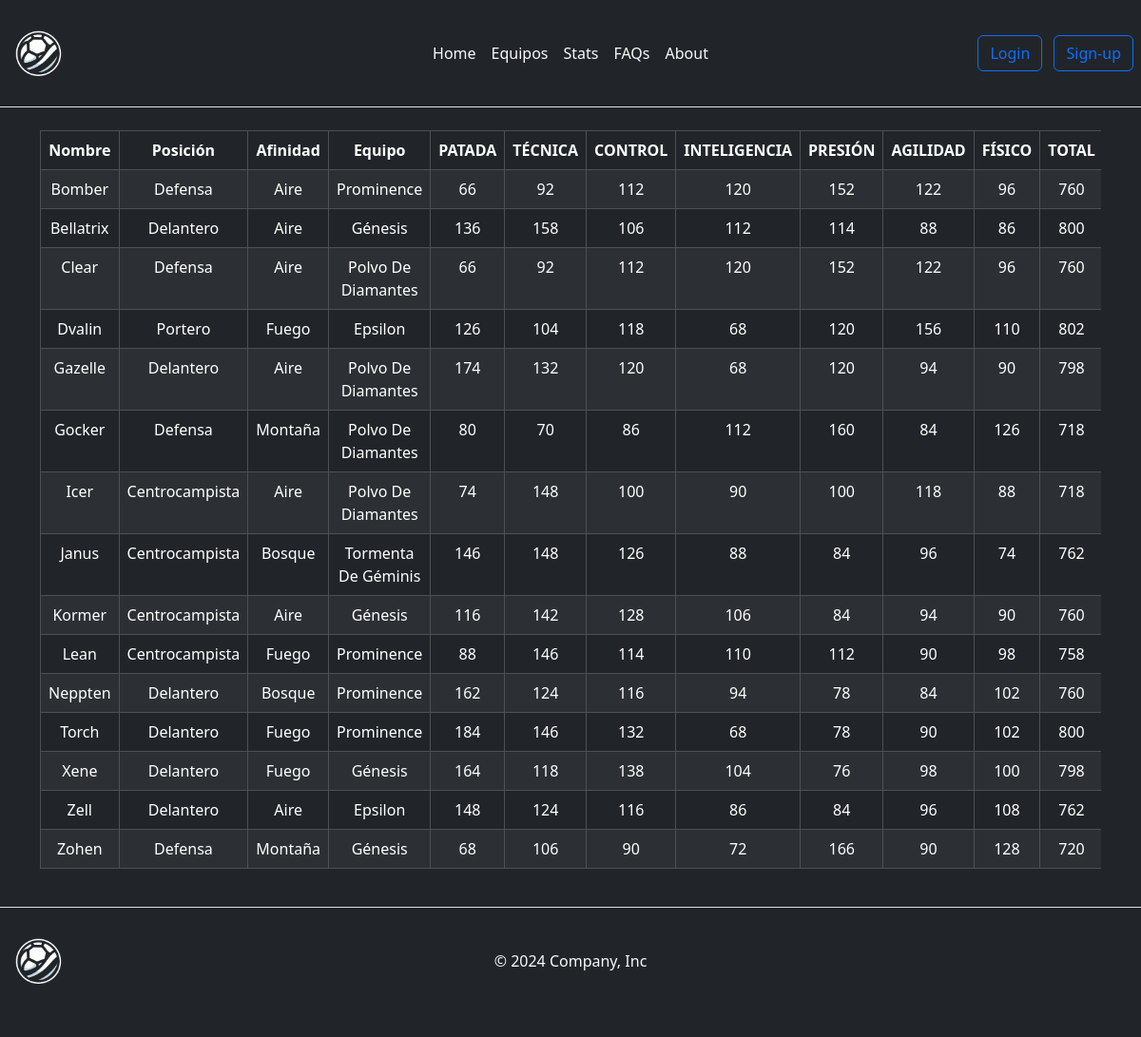
The page /paginas/Stats.php on the database its author committed.
### tables this page shows
create table jugadores(
	id int primary key auto_increment,
    Nombre varchar(35),
    Posición enum("Delantero","Centrocampista","Defensa","Portero"),
    Afinidad enum("Aire","Fuego","Bosque","Montaña"),
    Equipo varchar(25),
    PATADA	tinyint unsigned,
    TÉCNICA	tinyint unsigned,
    CONTROL	tinyint unsigned, 
    INTELIGENCIA tinyint unsigned, 
    PRESIÓN	tinyint unsigned, 
    AGILIDAD tinyint unsigned,	
    FÍSICO tinyint unsigned,
    TOTAL int unsigned
);

### paginas/Stats.php (the view)
<?php include("../include/index.inc.php") ?>
<?php headHTML(); ?>
<body class="bg-dark">
    <?php headerHTML();
    $mysql = new mysqli("localhost", "root", "", "", 3307);
    $mysql->select_db("inazuma");
    $consulta = "SELECT * FROM jugadores";
    $tabla_equipos = $mysql->query($consulta);
    ?>
    <main>
        <div class="container d-flex justify-content-center">
            <div class="table-responsive">
                <table class="table table-dark table-striped table-bordered text-center rounded">
                    <thead>
                        <tr>
                            <th scope="col">Nombre</th>
                            <th scope="col">Posición</th>
                            <th scope="col">Afinidad</th>
                            <th scope="col">Equipo</th>
                            <th scope="col">PATADA</th>
                            <th scope="col">TÉCNICA</th>
                            <th scope="col">CONTROL</th>
                            <th scope="col">INTELIGENCIA</th>
                            <th scope="col">PRESIÓN</th>
                            <th scope="col">AGILIDAD</th>
                            <th scope="col">FÍSICO</th>
                            <th scope="col">TOTAL</th>
                        </tr>
                    </thead>
                    <tbody>
                        <?php
                            while ($registro = $tabla_equipos->fetch_assoc()) {
                                echo "<tr>";
                                echo "<td>" . $registro["Nombre"] . "</td>";
                                echo "<td>" . $registro["Posición"] . "</td>";
                                echo "<td>" . $registro["Afinidad"] . "</td>";
                                echo "<td>" . $registro["Equipo"] . "</td>";
                                echo "<td>" . $registro["PATADA"] . "</td>";
                                echo "<td>" . $registro["TÉCNICA"] . "</td>";
                                echo "<td>" . $registro["CONTROL"] . "</td>";
                                echo "<td>" . $registro["INTELIGENCIA"] . "</td>";
                                echo "<td>" . $registro["PRESIÓN"] . "</td>";
                                echo "<td>" . $registro["AGILIDAD"] . "</td>";
                                echo "<td>" . $registro["FÍSICO"] . "</td>";
                                echo "<td>" . $registro["TOTAL"] . "</td>";
                            echo "</tr>";
                        }
                        ?>
                    </tbody>
                </table>
            </div>
        </div>
    </main>
    <?php footerHTML(); ?>
</body>
</html>

### include/index.inc.php (shortened to what this page needs)
<?php function headHTML()
{ ?>
  <!DOCTYPE html>
  <html lang="en">
  <head>
    <link href="https://cdn.jsdelivr.net/npm/bootstrap@5.3.2/dist/css/bootstrap.min.css" rel="stylesheet">
    <link rel="stylesheet" href="CSS/style.css">
  </head>
<?php } ?>
<?php function headerHTML()
{ ?>
  <header class="d-flex flex-wrap align-items-center justify-content-center justify-content-md-between py-3 mb-4 border-bottom">
    <a href="#" class="d-flex align-items-center col-md-3 mb-2 mb-md-0">
      <img src="/Imagenes/logo.png" alt="Logo" width="80" height="80">
    </a>
    <ul class="nav col-12 col-md-auto mb-2 justify-content-center mb-md-0">
      <li><a href="/index.php" class="nav-link px-2 link-light">Home</a></li>
      <li><a href="/paginas/equipos.php" class="nav-link px-2 link-light">Equipos</a></li>
      <li><a href="/paginas/Stats.php" class="nav-link px-2 link-light">Stats</a></li>
      <li><a href="#" class="nav-link px-2 link-light">FAQs</a></li>
      <li><a href="#" class="nav-link px-2 link-light">About</a></li>
    </ul>
    <div class="col-md-3 text-end">
      <a href="/paginas/login.php" class="btn btn-outline-primary me-2">Login</a>
      <a href="/paginas/signup.php" class="btn btn-outline-primary me-2">Sign-up</a>
    </div>
  </header>
<?php } ?>
<?php function footerHTML()
{ ?>
  <footer class="d-flex flex-wrap justify-content-between align-items-center py-3 my-4 border-top">
    <div class="col-md-4 d-flex align-items-center">
      <a href="/" class="d-flex align-items-center col-md-3 mb-2 mb-md-0">
        <img src="/Imagenes/logo.png" alt="Logo" width="80" height="80">
      </a>
    </div>
    <div class="text-center">
      <span class="mb-3 mb-md-0 text-light">© 2024 Company, Inc</span>
    </div>
    <ul class="nav col-md-4 justify-content-end list-unstyled d-flex">
      <li class="ms-3"><a class="text-body-secondary" href="#"><svg class="bi" width="24" height="24">
            <use xlink:href="#twitter"></use>
          </svg></a></li>
      <li class="ms-3"><a class="text-body-secondary" href="#"><svg class="bi" width="24" height="24">
            <use xlink:href="#instagram"></use>
          </svg></a></li>
      <li class="ms-3"><a class="text-body-secondary" href="#" action="tabla.php"><svg class="bi" width="24" height="24">
            <use xlink:href="#facebook"></use>
          </svg></a></li>
    </ul>
  </footer>
<?php } ?>

### rows shown on the page
jugadores: Nombre "Bomber", Posición "Defensa", Afinidad "Aire", Equipo "Prominence", PATADA "66", TÉCNICA "92", CONTROL "112", INTELIGENCIA "120", PRESIÓN "152", AGILIDAD "122", FÍSICO "96", TOTAL "760"
jugadores: Nombre "Bellatrix", Posición "Delantero", Afinidad "Aire", Equipo "Génesis", PATADA "136", TÉCNICA "158", CONTROL "106", INTELIGENCIA "112", PRESIÓN "114", AGILIDAD "88", FÍSICO "86", TOTAL "800"
jugadores: Nombre "Clear", Posición "Defensa", Afinidad "Aire", Equipo "Polvo De Diamantes", PATADA "66", TÉCNICA "92", CONTROL "112", INTELIGENCIA "120", PRESIÓN "152", AGILIDAD "122", FÍSICO "96", TOTAL "760"
jugadores: Nombre "Dvalin", Posición "Portero", Afinidad "Fuego", Equipo "Epsilon", PATADA "126", TÉCNICA "104", CONTROL "118", INTELIGENCIA "68", PRESIÓN "120", AGILIDAD "156", FÍSICO "110", TOTAL "802"
jugadores: Nombre "Gazelle", Posición "Delantero", Afinidad "Aire", Equipo "Polvo De Diamantes", PATADA "174", TÉCNICA "132", CONTROL "120", INTELIGENCIA "68", PRESIÓN "120", AGILIDAD "94", FÍSICO "90", TOTAL "798"
jugadores: Nombre "Gocker", Posición "Defensa", Afinidad "Montaña", Equipo "Polvo De Diamantes", PATADA "80", TÉCNICA "70", CONTROL "86", INTELIGENCIA "112", PRESIÓN "160", AGILIDAD "84", FÍSICO "126", TOTAL "718"
jugadores: Nombre "Icer", Posición "Centrocampista", Afinidad "Aire", Equipo "Polvo De Diamantes", PATADA "74", TÉCNICA "148", CONTROL "100", INTELIGENCIA "90", PRESIÓN "100", AGILIDAD "118", FÍSICO "88", TOTAL "718"
jugadores: Nombre "Janus", Posición "Centrocampista", Afinidad "Bosque", Equipo "Tormenta De Géminis", PATADA "146", TÉCNICA "148", CONTROL "126", INTELIGENCIA "88", PRESIÓN "84", AGILIDAD "96", FÍSICO "74", TOTAL "762"
jugadores: Nombre "Kormer", Posición "Centrocampista", Afinidad "Aire", Equipo "Génesis", PATADA "116", TÉCNICA "142", CONTROL "128", INTELIGENCIA "106", PRESIÓN "84", AGILIDAD "94", FÍSICO "90", TOTAL "760"
jugadores: Nombre "Lean", Posición "Centrocampista", Afinidad "Fuego", Equipo "Prominence", PATADA "88", TÉCNICA "146", CONTROL "114", INTELIGENCIA "110", PRESIÓN "112", AGILIDAD "90", FÍSICO "98", TOTAL "758"
jugadores: Nombre "Neppten", Posición "Delantero", Afinidad "Bosque", Equipo "Prominence", PATADA "162", TÉCNICA "124", CONTROL "116", INTELIGENCIA "94", PRESIÓN "78", AGILIDAD "84", FÍSICO "102", TOTAL "760"
jugadores: Nombre "Torch", Posición "Delantero", Afinidad "Fuego", Equipo "Prominence", PATADA "184", TÉCNICA "146", CONTROL "132", INTELIGENCIA "68", PRESIÓN "78", AGILIDAD "90", FÍSICO "102", TOTAL "800"
jugadores: Nombre "Xene", Posición "Delantero", Afinidad "Fuego", Equipo "Génesis", PATADA "164", TÉCNICA "118", CONTROL "138", INTELIGENCIA "104", PRESIÓN "76", AGILIDAD "98", FÍSICO "100", TOTAL "798"
jugadores: Nombre "Zell", Posición "Delantero", Afinidad "Aire", Equipo "Epsilon", PATADA "148", TÉCNICA "124", CONTROL "116", INTELIGENCIA "86", PRESIÓN "84", AGILIDAD "96", FÍSICO "108", TOTAL "762"
jugadores: Nombre "Zohen", Posición "Defensa", Afinidad "Montaña", Equipo "Génesis", PATADA "68", TÉCNICA "106", CONTROL "90", INTELIGENCIA "72", PRESIÓN "166", AGILIDAD "90", FÍSICO "128", TOTAL "720"
